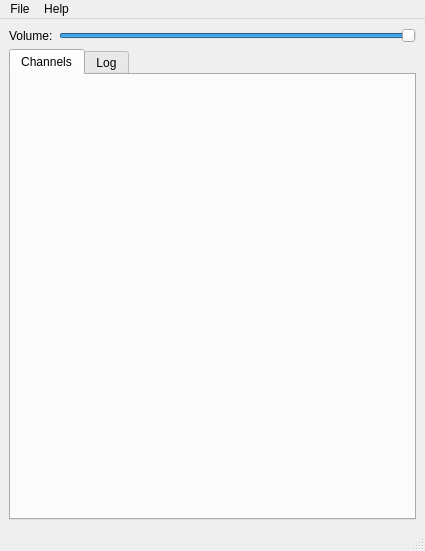
<?xml version="1.0" encoding="UTF-8"?>
<ui version="4.0" connectslotsbyname="false">
 <author>cryzed &lt;cryzed@googlemail.com&gt;</author>
 <class>MainWindow</class>
 <widget class="QMainWindow" name="MainWindow">
  <property name="geometry">
   <rect>
    <x>0</x>
    <y>0</y>
    <width>425</width>
    <height>551</height>
   </rect>
  </property>
  <property name="windowTitle">
   <string>PySoundSense</string>
  </property>
  <widget class="QWidget" name="centralwidget">
   <layout class="QVBoxLayout" name="verticalLayout">
    <item>
     <layout class="QHBoxLayout" name="horizontalLayout">
      <item>
       <widget class="QLabel" name="label">
        <property name="text">
         <string>Volume:</string>
        </property>
       </widget>
      </item>
      <item>
       <widget class="QSlider" name="volume">
        <property name="maximum">
         <number>100</number>
        </property>
        <property name="value">
         <number>100</number>
        </property>
        <property name="orientation">
         <enum>Qt::Horizontal</enum>
        </property>
       </widget>
      </item>
     </layout>
    </item>
    <item>
     <widget class="QTabWidget" name="tabs">
      <property name="currentIndex">
       <number>0</number>
      </property>
      <widget class="ChannelsWidget" name="channels">
       <attribute name="title">
        <string>Channels</string>
       </attribute>
      </widget>
      <widget class="QWidget" name="widget_2">
       <attribute name="title">
        <string>Log</string>
       </attribute>
       <layout class="QVBoxLayout" name="verticalLayout_2">
        <item>
         <widget class="QTextEdit" name="log">
          <property name="frameShape">
           <enum>QFrame::NoFrame</enum>
          </property>
          <property name="readOnly">
           <bool>true</bool>
          </property>
         </widget>
        </item>
       </layout>
      </widget>
     </widget>
    </item>
   </layout>
  </widget>
  <widget class="QMenuBar" name="menubar">
   <property name="geometry">
    <rect>
     <x>0</x>
     <y>0</y>
     <width>425</width>
     <height>28</height>
    </rect>
   </property>
   <widget class="QMenu" name="menuFile">
    <property name="title">
     <string>File</string>
    </property>
    <widget class="QMenu" name="menuOpen">
     <property name="title">
      <string>Load...</string>
     </property>
     <addaction name="actionGamelog"/>
     <addaction name="actionSoundpack"/>
    </widget>
    <addaction name="menuOpen"/>
    <addaction name="separator"/>
    <addaction name="actionExit"/>
   </widget>
   <widget class="QMenu" name="menuHelp">
    <property name="title">
     <string>Help</string>
    </property>
    <addaction name="actionAbout"/>
   </widget>
   <addaction name="menuFile"/>
   <addaction name="menuHelp"/>
  </widget>
  <widget class="QStatusBar" name="statusbar"/>
  <action name="actionGamelog">
   <property name="text">
    <string>Game log</string>
   </property>
  </action>
  <action name="actionSoundpack">
   <property name="text">
    <string>Soundpack</string>
   </property>
  </action>
  <action name="actionAbout">
   <property name="text">
    <string>About</string>
   </property>
  </action>
  <action name="actionExit">
   <property name="text">
    <string>Exit</string>
   </property>
  </action>
 </widget>
 <customwidgets>
  <customwidget>
   <class>ChannelsWidget</class>
   <extends>QWidget</extends>
   <header>.channelswidget</header>
   <container>1</container>
  </customwidget>
 </customwidgets>
 <resources/>
 <connections>
  <connection>
   <sender>actionExit</sender>
   <signal>triggered()</signal>
   <receiver>MainWindow</receiver>
   <slot>close()</slot>
   <hints>
    <hint type="sourcelabel">
     <x>212</x>
     <y>275</y>
    </hint>
    <hint type="destinationlabel">
     <x>212</x>
     <y>275</y>
    </hint>
   </hints>
  </connection>
 </connections>
</ui>
